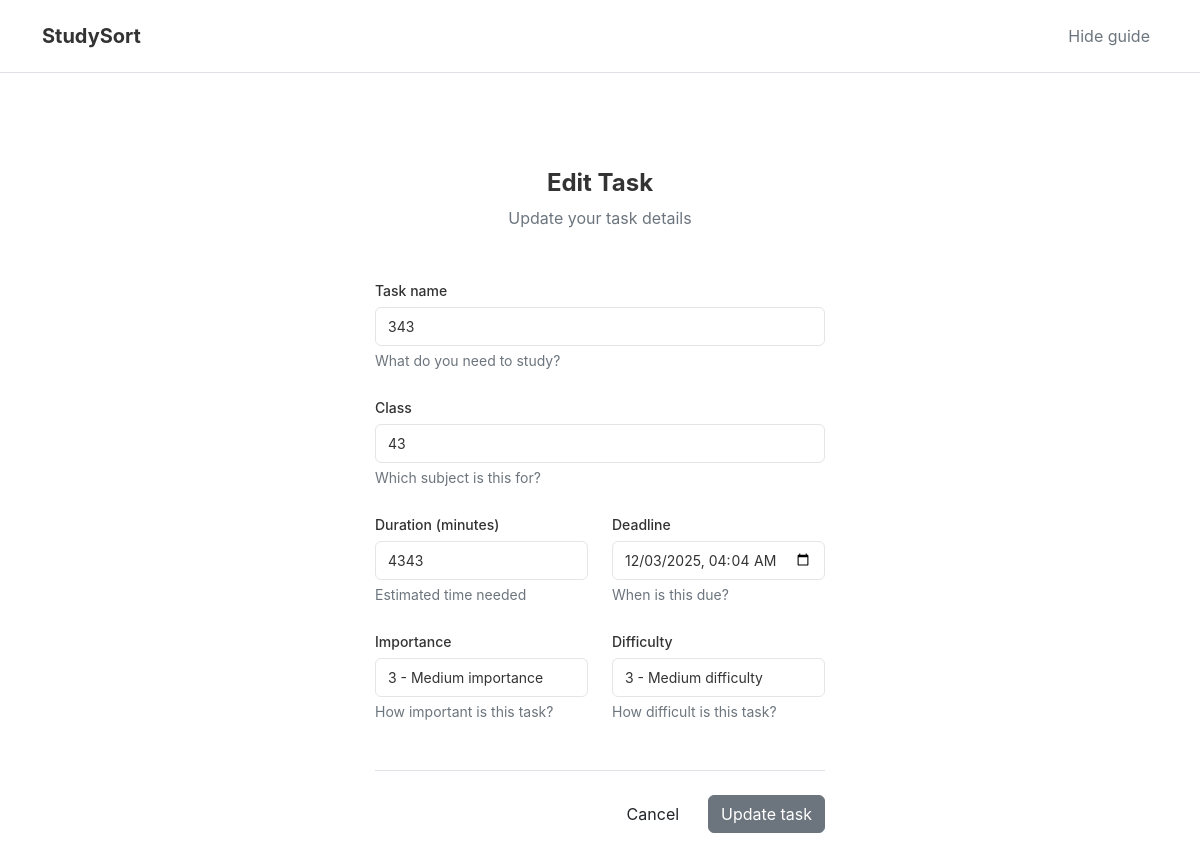
/edit/28/, run on the app's committed database.
### studysort_app/models.py (models this page shows, shortened)
class StudyTask(models.Model):
    task_name = models.CharField(max_length=200)
    class_name = models.CharField(max_length=200)
    duration = models.IntegerField(help_text="Minutes needed")
    deadline = models.DateTimeField()
    importance = models.IntegerField(help_text="1 = Low, 5 = High")
    difficulty = models.IntegerField(help_text="1 = Low, 5 = High")
    class Meta:
        unique_together = ['class_name', 'task_name']
        ordering = ['class_name', 'task_name']

### studysort_app/views.py (the view)
# urls.py: path('edit/<int:task_id>/', views.edit_task, name='edit_task'),
def edit_task(request, task_id):
    task = get_object_or_404(StudyTask, id=task_id)
    if request.method == "POST":
        form = StudyTaskForm(request.POST, instance=task)
        if form.is_valid():
            form.save()
            if 'sorted_task_ids' in request.session:
                del request.session['sorted_task_ids']
            messages.success(request, f"Task '{task.task_name}' updated successfully!")
            return redirect('index')
    else:
        form = StudyTaskForm(instance=task)
    return render(request, 'studysort_app/edit_task.html', {
        'task': task,
        'form': form
    })

### studysort_app/views.py (shortened to what this page needs)
class StudyTaskForm(forms.ModelForm):
    class Meta:
        model = StudyTask
        fields = ['task_name','class_name','duration','deadline','importance','difficulty']
        widgets = {
            'deadline': forms.DateTimeInput(attrs={'type':'datetime-local'}),
            'importance': forms.NumberInput(attrs={'min': 1, 'max': 5}),
            'difficulty': forms.NumberInput(attrs={'min': 1, 'max': 5}),
        }

### studysort_app/templates/studysort_app/edit_task.html (shortened to what this page needs)
{% extends 'studysort_app/base.html' %}
{% block content %}
<div class="row justify-content-center">
    <div class="col-12 col-md-8 col-lg-6">
        <div class="notion-card">
            <div class="p-5">
                <div class="text-center mb-5">
                    <h1 class="h4 fw-bold mb-2">Edit Task</h1>
                    <p class="text-muted mb-0">Update your task details</p>
                </div>
                <form method="POST" novalidate>
                    <div class="row g-4">
                        <div class="col-12">
                            <label for="task_name" class="form-label">Task name</label>
                            <input type="text" class="form-control" id="task_name" name="task_name"
                                   value="{{ task.task_name }}" required>
                            <div class="form-text text-muted">What do you need to study?</div>
                        </div>
                        <div class="col-12">
                            <label for="class_name" class="form-label">Class</label>
                            <input type="text" class="form-control" id="class_name" name="class_name"
                                   value="{{ task.class_name }}" required>
                            <div class="form-text text-muted">Which subject is this for?</div>
                        </div>
                        <div class="col-12 col-md-6">
                            <label for="duration" class="form-label">Duration (minutes)</label>
                            <input type="number" class="form-control" id="duration" name="duration"
                                   value="{{ task.duration }}" min="1" required>
                            <div class="form-text text-muted">Estimated time needed</div>
                        </div>
                        <div class="col-12 col-md-6">
                            <label for="deadline" class="form-label">Deadline</label>
                            <input type="datetime-local" class="form-control" id="deadline" name="deadline"
                                   value="{{ task.deadline|date:'Y-m-d\TH:i' }}" required>
                            <div class="form-text text-muted">When is this due?</div>
                        </div>
                        <div class="col-12 col-md-6">
                            <label for="importance" class="form-label">Importance</label>
                            <select class="form-select" id="importance" name="importance" required>
                                <option value="3" {% if task.importance == 3 %}selected{% endif %}>3 - Medium importance</option>
                            </select>
                            <div class="form-text text-muted">How important is this task?</div>
                        </div>
                        <div class="col-12 col-md-6">
                            <label for="difficulty" class="form-label">Difficulty</label>
                            <select class="form-select" id="difficulty" name="difficulty" required>
                                <option value="3" {% if task.difficulty == 3 %}selected{% endif %}>3 - Medium difficulty</option>
                            </select>
                            <div class="form-text text-muted">How difficult is this task?</div>
                        </div>
                    </div>
                    <div class="d-flex gap-3 justify-content-end mt-5 pt-4 border-top">
                        <a href="{% url 'index' %}" class="btn btn-notion-outline">Cancel</a>
                        <button type="submit" class="btn btn-secondary">Update task</button>
                    </div>
                </form>
            </div>
        </div>
    </div>
</div>
{% endblock %}

### studysort_app/templates/studysort_app/base.html (style rules this page uses)
:root { --text-main: #333; --text-muted: #6c757d; --border-light: #e5e5e5; --bg-light: #f7f7f7; --bg-hover: #eeeeee; }
body { background-color: white; font-family: -apple-system, BlinkMacSystemFont, 'Segoe UI', 'Helvetica Neue', sans-serif; color: var(--text-main); line-height: 1.5; }
.form-control, .form-select { border: 1px solid var(--border-light); border-radius: 6px; padding: 8px 12px; font-size: 14px; background: white; color: var(--text-main); }
.form-label { font-weight: 500; font-size: 14px; color: var(--text-main); margin-bottom: 6px; }
.text-muted { color: var(--text-muted) !important; }

### data on the page
StudyTask: task_name "343", class_name "43", duration "4343", deadline "12/03/2025 04:04", importance "3 - Medium importance", difficulty "3 - Medium difficulty"
